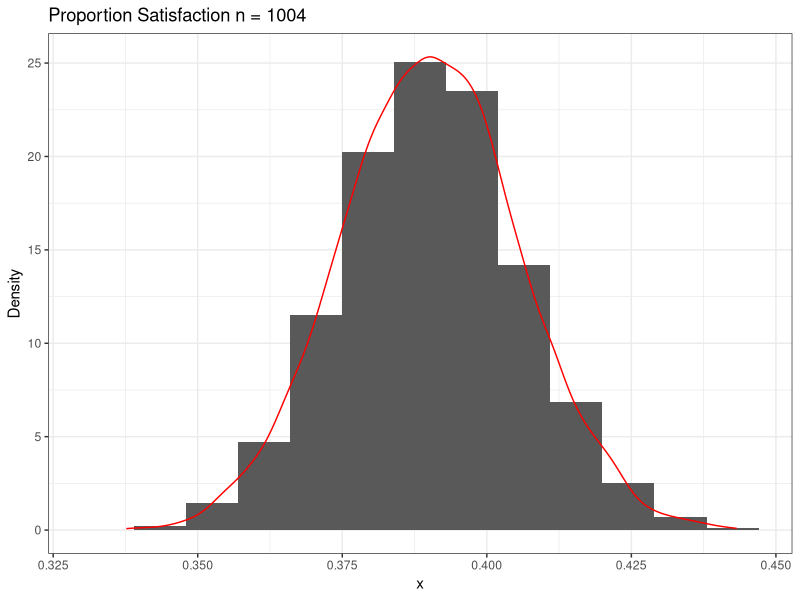
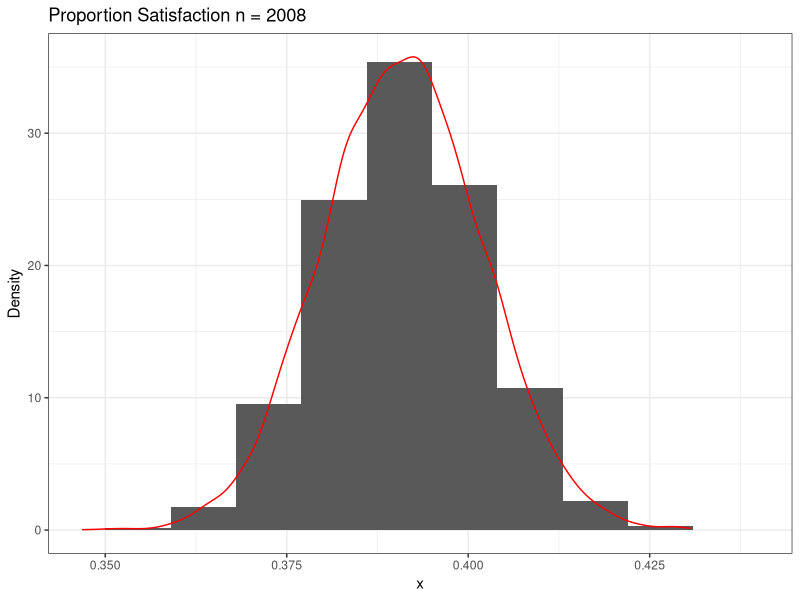
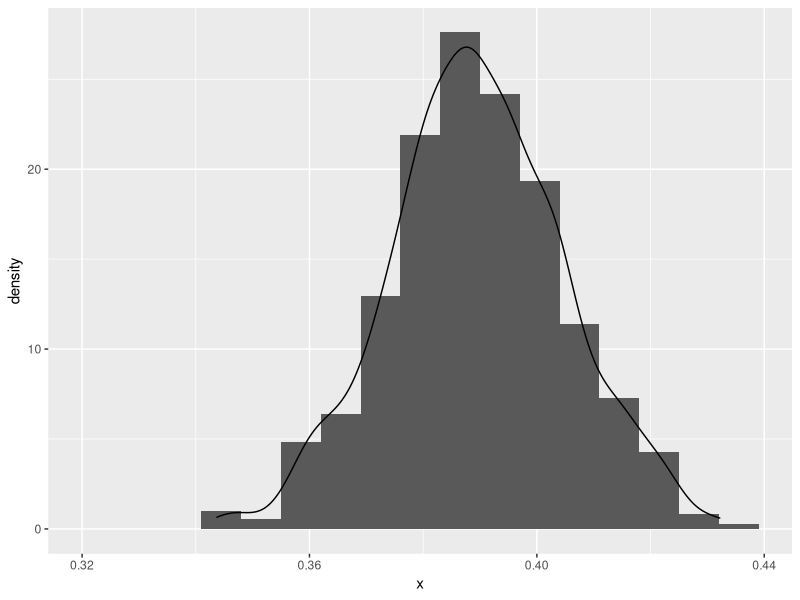

The R script that drew these images, in order: (Note: a time limit stopped this script after it produced the figures.)
library(tidyverse)
library(ggplot2)
################################################################################
# Lab 10
################################################################################

#################
# Step 1 (Size 1000)
#################
dat = tibble(x = rbinom(n = 10000, size = 1004, prob = .39)/1004)
hist = ggplot(data = dat) + 
  geom_histogram(aes(x = x, y = after_stat(density)), breaks = seq(.330,.450,.009)) +
  geom_density(aes(x = x), color = "red") +
  theme_bw() +
  ylab("Density") +
  ggtitle("Proportion Satisfaction n = 1004")
  

(lower.val = quantile(dat$x, probs = .025))
(upper.val = quantile(dat$x, probs = .975))
(range = upper.val - lower.val)
(margin.of.error = (range)/2)
hist
#################
# Simulation (size 200)
#################
dat2 = tibble(x = rbinom(n = 10000, size = 2008, prob = .39)/2004)
hist2 = ggplot(data = dat2) + 
  geom_histogram(aes(x = x, y = after_stat(density)), breaks = seq(.35,.44,.009)) +
  geom_density(aes(x = x), color = "red") +
  theme_bw() +
  ylab("Density") +
  ggtitle("Proportion Satisfaction n = 2008")

(lower.val2 = quantile(dat2$x, probs = .025))
(upper.val2 = quantile(dat2$x, probs = .975))
(range.2 = upper.val2-lower.val2)
(margin.of.error2 = (range.2)/2) 
hist2

gallup.data = rep(1, times = 392)
vec.dis = rep(0, times = 592)
vec.none = rep(-1, times = 20)
gallup.data = append(gallup.data, vec.dis)
gallup.data = append(gallup.data, vec.none)

#Do I need to include my original data in my resampling
total.gallup.data = sample(gallup.data, 1004, replace = TRUE)
summarize.prop = vector()
for(i in 1:1004){
  new.col = sample(gallup.data, 1004, replace = TRUE) 
  total.gallup.data = bind_cols(total.gallup.data, new.col)
  summarize.prop = append(summarize.prop,sum(new.col == 1)/1004)
}
summarize.prop = tibble(x = summarize.prop)
hist.resample = ggplot() +
  geom_histogram(data = summarize.prop, aes(x = x, y = after_stat(density)), 
                 breaks = seq(.32, .44, .007)) +
  geom_density(data = summarize.prop, aes(x = x))
hist.resample

(lower.val.rsample = quantile(summarize.prop$x, probs = .025))
(upper.val.rsample = quantile(summarize.prop$x, probs = .975))
(range.rsample = upper.val.rsample - lower.val.rsample)
(margin.of.error.rsample = (range.rsample)/2) 
  print(summarize.prop)
view(total.gallup.data)

####################
# Step 3 n and p
####################

probabilities.vector = seq(.01,.99,.01)
n.p.data = tibble()
for(j in 1:99)
{
  curr.vector = vector()
  #Iterates through the different sizes
  for(i in 0:290){
    size.curr = 100 + (i)*10
    curr.sim.data = rbinom(n = 10000, size = size.curr, prob = probabilities.vector[j])/size.curr
    upper.sim = quantile(curr.sim.data, probs = .975)
    lower.sim = quantile(curr.sim.data, probs = .025)
    curr.vector = append(curr.vector, (upper.sim - lower.sim)/2)
  }
  curr.vector = tibble(moe = curr.vector) |>
    bind_cols(tibble(size = seq(100,3000,10))) |>
    bind_cols(tibble(probability = rep(probabilities.vector[j], 291)))
  if(j == 1){
    n.p.data = curr.vector
  }
  else{
    n.p.data = bind_rows(n.p.data, curr.vector)
  }
}

raster.plot = ggplot() + 
  geom_raster(data = n.p.data, aes(x = size, y = probability, fill = moe)) +
  scale_fill_viridis_c() + 
  xlab("n") + 
  ylab("Probability") + 
  ggtitle("Margin Of Error With Respect To n And Probability") +
  theme_bw()
raster.plot
view(n.p.data)
print("d")
